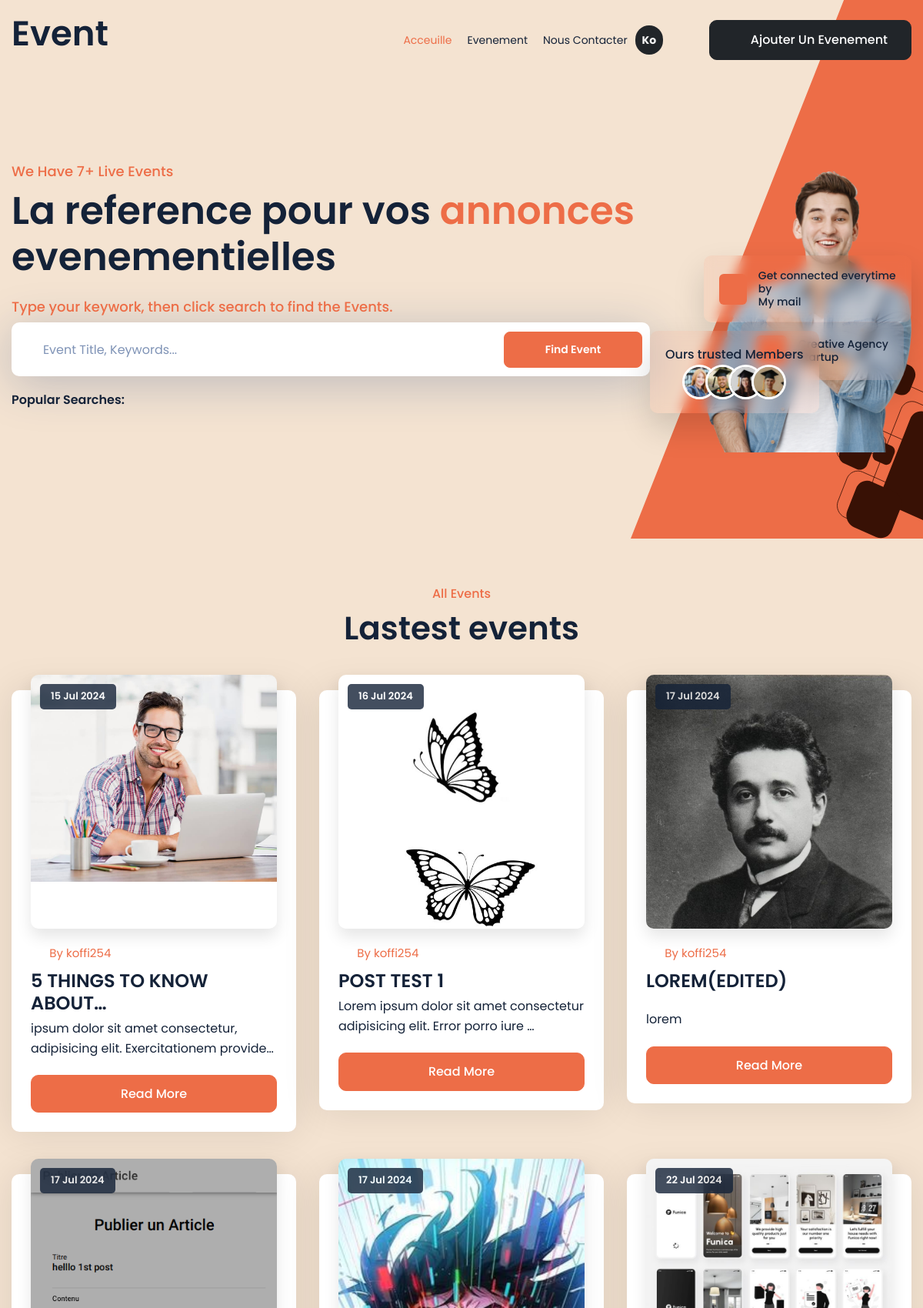
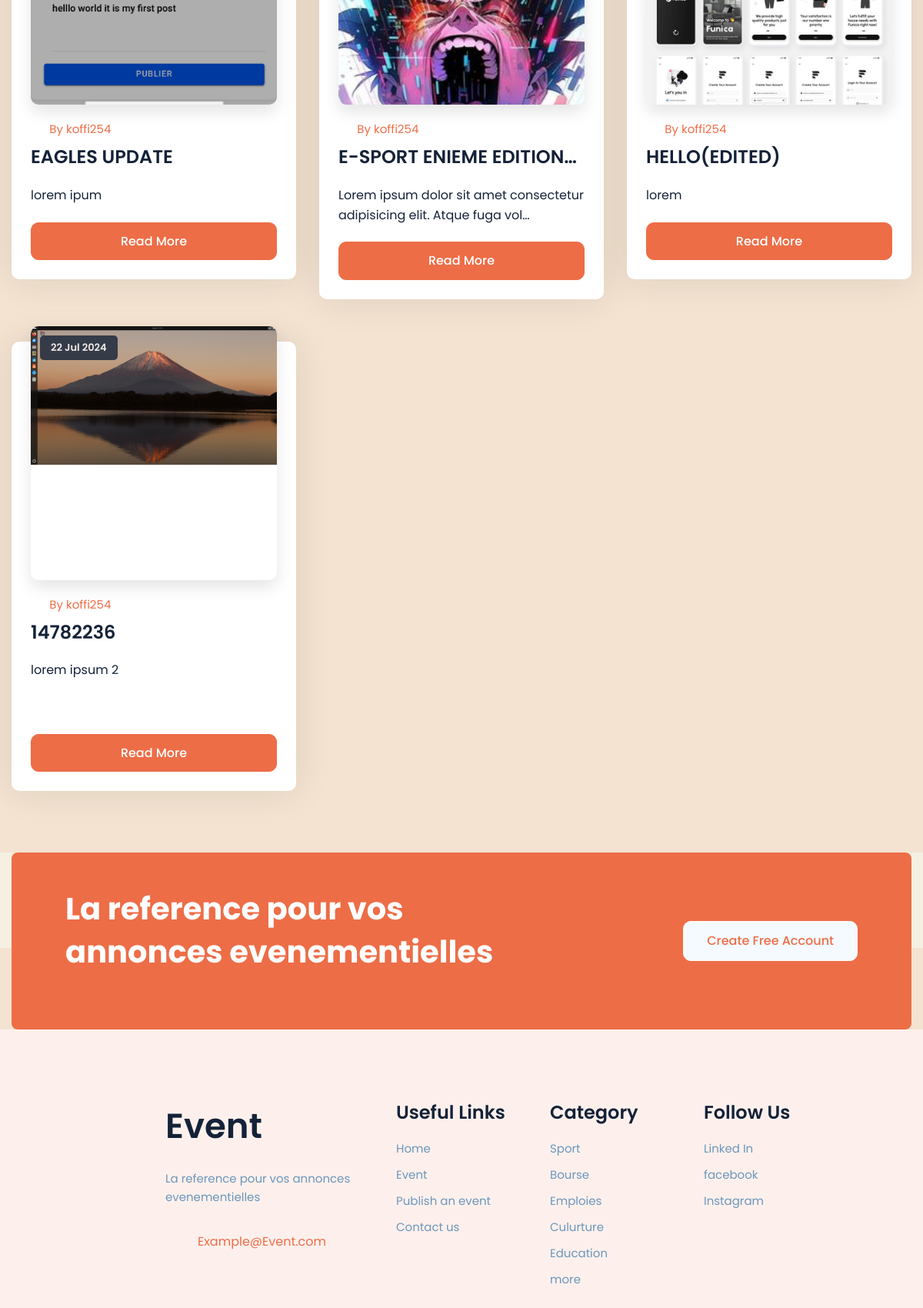
Screenshot of / (signed in, upper part) with the database file from the repository (2 pictures, top to bottom).
### post/models.py (models this page shows, shortened)
class Post(models.Model):
    jid = ShortUUIDField(unique=True, length=6 ,max_length=255, alphabet='1234567890' , editable=False,  prefix='event-')
    title = models.CharField(max_length=50)
    image = models.ImageField(max_length=250, default='default.jpg')
    category = models.ForeignKey(Category,on_delete=models.CASCADE, default='', related_name='category')
    author = models.ForeignKey(ProfileEmployeur,on_delete=models.CASCADE,related_name='author')
    description = models.TextField()
    tag = TaggableManager()
    publication_date = models.DateTimeField(auto_now=False, auto_now_add=True)
    active = models.BooleanField(default=True)

class Category(models.Model):
    cid = ShortUUIDField(unique=True, length=6,max_length=255, alphabet='1234567890' , editable=False,  prefix='cat-')
    title = models.CharField(max_length=50)
    image = models.ImageField(max_length=250, default='default.jpg')
    add_date = models.DateTimeField(auto_now=False, auto_now_add=True)

### user/models.py (models this page shows)
class ProfileEmployeur(models.Model):
    eid = ShortUUIDField(unique=True, max_length=255, length= 20 , primary_key=True , editable=False)
    user = models.OneToOneField(User, on_delete=models.CASCADE, default='')
    active = models.BooleanField(default=True)
    phone = models.CharField(max_length=50, default='')
    facebook_link =  models.URLField(max_length=250, blank=True, null=True, default='')
    instagram_link =  models.URLField(max_length=250, blank=True, null=True, default='')
    twetter_link =  models.URLField(max_length=250, blank=True, null=True, default='')
    youtube_link =  models.URLField(max_length=250, blank=True, null=True, default='')
    linkedin_link =  models.URLField(max_length=250, blank=True, null=True, default='')
    mail = models.EmailField(max_length=150, default='' , blank=True, null=True)
    phone = models.CharField(max_length=150, default='' , blank=True, null=True)
    whatsapp = models.CharField(max_length=150, default='' , blank=True, null=True)
    def __str__(self):
        return self.user.username

### post/views.py (the view)
# urls.py: path('', views.homePage, name='home'),
def homePage(request):
    category = Category.objects.all()
    post = Post.objects.all()
    context = {
        'post':post,
        'category':category,
    }
    return render(request, 'index.html',context)

### Template/index.html (shortened to what this page needs)
{% extends 'base.html' %}
{% load static %}
{% block body %}
<div class="page-content">
	<div class="main-bnr bg-light">
		<div class="container">
			<div class="row align-items-center">
				<div class="col-xl-9 col-lg-12 col-md-12">
					 <h6 class="sub-title wow fadeInUp" data-wow-delay="0.4s">We Have {{post.count}}+ Live Events</h6>
					<h1 class=" wow fadeInUp" id="text" data-wow-delay="0.6s"> La reference pour vos <span class=" text-primary">annonces</span> evenementielles</h1>
					<p class=" text text-primary wow fadeInUp font-w500" data-wow-delay="0.8s">Type your keywork, then click search to find the Events. </p>
				<div class="bnr-search-bar wow fadeInUp" data-wow-delay="1.0s">
							<form class="row align-items-center justify-content-center" style="justify-content: center !important;" action="{% url 'job-search' %}" method="get">
							<div class="col-xl-9 col-lg-8 col-md-9 col-sm-12">
								<div class="row">
									<div class="col-12">
										<div class="search-bar">
											<span>
												<i class="fa-solid fa-magnifying-glass"></i>
											</span>
											<div class="icon-content w-100">
												<input name="title" required="required" class="form-control" placeholder="Event Title, Keywords..." type="text">
											</div>
										</div>
									</div>
								</div>
							</div>
							<div class="col-xl-3 col-lg-4 col-md-3 col-sm-12  text-lg-end text-md-center text-center">
								<button class="btn btn-primary w-100" href="javascript:void(0);">Find Event</button>
							</div>
						</form>
					</div>
					 <h6 class="bottom-contact wow fadeInUp" data-wow-delay="1.2s">
						<span>Popular Searches: </span>
					</h6>
				</div>
			 <div class="col-xl-3 col-lg-5 col-md-12">
					<div class="banner-media">
						<img class="media wow bounceInRight" data-wow-delay="1.4s" src="{% static 'assets/images/home-banner/media-men.png' %}" alt="">
						<ul class="bnr-blocks">
							<li>
								<div class="bnr-block wow fadeInUp anm" data-wow-delay="1.6s" data-speed-x="-1" data-speed-scale="-1">
									<i class="fa-solid fa-envelope"></i>
									<span class="block-text">Get connected everytime by <br>My mail</span>
								</div>
							</li>
							<li>
								<div class="bnr-block wow fadeInUp anm" data-wow-delay="1.6s" data-speed-x="-2" data-speed-scale="-1">
									<i class="fa-solid fa-briefcase"></i>
									<span class="block-text">Creative Agency <br> Startup</span>
								</div>
							</li>
						<li>
								<div class="bnr-block-pics wow fadeInUp anm" data-wow-delay="1.6s" data-speed-x="-3" data-speed-scale="-1">
									<span class="block-text">Ours trusted Members</span>
									<div class="twm-pics">
										<span><img src="{% static 'assets/images/banner/banner-block-pics/pic1.jpg' %}" alt="image"></span>
										<span><img src="{% static 'assets/images/banner/banner-block-pics/pic2.jpg' %}" alt="image"></span>
										<span><img src="{% static 'assets/images/banner/banner-block-pics/pic3.jpg' %}" alt="image"></span>
										<span><img src="{% static 'assets/images/banner/banner-block-pics/pic4.jpg' %}" alt="image"></span>
									</div>
								</div>
							</li>
						</ul>
					</div>
				</div>
			</div>
		</div>
	</div>
	<section class="content-inner overflow-hidden position-relative bg-light">
		<div class="container">
			<div class="section-head text-center">
				<h6 class="text wow fadeInUp" data-wow-delay="0.6s">All Events</h6>
				<h2 class="title wow fadeInUp" data-wow-delay="0.8s">Lastest events </h2>
			</div>
			<div class="row">
			 {% for post in post %}
			 <div class="col-xl-4 col-md-6  m-b30">
				<div class="dz-card style-1 overlay-shine wow fadeInUp" data-wow-delay="1.{{forloop.counter}}s">
					<div class="dz-media">
						<a href="{% url 'job-detail' post.jid %}"><img src="{{post.image.url}}"></a>
						<span class="date"><a href="javascript:void(0)">{{post.publication_date|date:'d M Y'}}</a></span>
					</div>
					<div class="dz-info">
						<div class="dz-meta">
							<ul>
								<li class="post-author text-primary">
									<span>
										<i class="fa-solid fa-user"></i>
									</span>
									By {{post.author}}</li>
							</ul>
						</div>
						<h4 class="dz-title" style="text-transform: uppercase;"><a href="{% url 'job-detail' post.jid %}">{{post.title|truncatechars:23}}</a></h4>
						<p>{{post.description|safe|truncatechars:75}}</p>
						<a href="{% url 'job-detail' post.jid %}" class="btn btn-primary" style="width: 100%;">Read More</a>
					</div>
				</div>
			</div>
			 {% endfor %}
            </div>
		</div>
	</section>
	<div class="container">
		<section class="footer-action wow fadeInUp" data-wow-delay="1.0s">
			<div class="inner-content wow fadeInUp" data-wow-delay="1.2s">
				<div class="row justify-content-between align-items-center">
					<div class="text-center text-xl-start col-xl-7 m-lg-b20">
						<h2 class="title">La reference pour vos annonces evenementielles</h2>
					</div>
					<div class="text-center text-xl-end col-xl-5">
						<a class="btn btn-light btn-lg" href="javascript:void(0);">Create Free Account</a>
					</div>
				</div>
			</div>
		</section>
	</div>
</div>
{% endblock body %}

### Template/base.html (shortened to what this page needs)
{% load static %}
<!DOCTYPE html>
<html lang="en">
<head>
	<link href="{% static 'assets/vendor/animate/animate.css' %}" rel="stylesheet" />
	<link href="{% static 'assets/vendor/magnific-popup/magnific-popup.css' %}" rel="stylesheet" />
	<link href="{% static 'assets/vendor/swiper/swiper-bundle.min.css' %}" rel="stylesheet" />
	<link href="{% static 'assets/vendor/switcher/switcher.css' %}" rel="stylesheet" />
	<link href="{% static 'assets/vendor/rangeslider/rangeslider.css' %}" rel="stylesheet" />
	<link rel="stylesheet" href="{% static 'assets/css/style.css' %}" />
	<link class="skin" rel="stylesheet" href="{% static 'assets/css/skin/skin-1.css' %}" />
</head>
<body data-anm=".anm">
	<div class="page-wraper">
		<header class="site-header mo-left header header-transparent">
			<div class="sticky-header main-bar-wraper navbar-expand-lg">
				<div class="main-bar clearfix">
					<div class="container clearfix">
						<div class="logo-header">
							<a href="/" class="logo-dark">
								<h1 style="font-size: x-larger">Event</h1>
							</a>
						</div>
						<div class="extra-nav">
							<div class="extra-cell">
								<a class="btn btn-dark btn-lg btn-shadow" href="{% url 'addjob' %}">
									<span class="fas fa-bell m-r10"></span>Ajouter un evenement </a>
							</div>
						</div>
						<div class="header-nav navbar-collapse collapse justify-content-end" id="navbarNavDropdown">
							<ul class="nav navbar-nav navbar navbar-left">
								<li><a href="/">Acceuille</a></li>
								<li><a href="{% url 'job' %}">Evenement</a></li>
								<li><a href="{% url 'contact' %}">Nous contacter</a></li>
								{% if request.user.is_authenticated %}
								<li class="sub-menu-down"><a style="padding: 0px;">
									<span class="bg-dark text-ligth" style="padding: 12px 9px; border-radius: 50px;color: whitesmoke;font-weight: 700;"> {{request.user.username|slice:":2"}}</span>
								</a>
								</li>
								{% endif %}
							</ul>
						</div>
					</div>
				</div>
			</div>
		</header>
		{% block body %} {% endblock body %}
		<footer class="site-footer style-1 position-relative">
			<div class="footer-top bg-light sapping">
				<div class="container">
					<div class="row p-50">
						<div class="col-lg-2"></div>
						<div class="col-lg-3 col-md-12 col-sm-12">
							<div class="widget wow fadeInUp text-center text-lg-start" data-wow-delay="1.4s">
								<div class="footer-logo">
									<a href="/" class="logo-dark">
										<h1 style="font-size: x-larger">Event</h1>
									</a>
								</div>
								<p>
									La reference pour vos annonces evenementielles
								</p>
								<div class="widget_getintuch">
									<ul>
										<li class="text-center">
											<i class="fa-regular fa-comments"></i>
											Example@Event.com
										</li>
									</ul>
								</div>
							</div>
						</div>
						<div class="col-lg-6 col-md-12 col-sm-12">
							<div class="row">
								<div class="col-lg-4 col-md-4 col-sm-4 col-6">
									<div class="widget widget_links wow fadeInUp" data-wow-delay="1.6s">
										<h4 class="footer-title">Useful Links</h4>
										<ul>
											<li><a href="/">Home</a></li>
											<li><a href="{% url 'job' %}">Event</a></li>
											<li><a href="javascript:void(0);">Publish an event</a></li>
											<li><a href="{% url 'contact' %}">Contact us</a></li>
										</ul>
									</div>
								</div>
								<div class="col-lg-4 col-md-4 col-sm-4 col-6">
									<div class="widget widget_links wow fadeInUp" data-wow-delay="1.8s">
										<h4 class="footer-title">Category</h4>
										<ul>
											{% for category in category %} {% if forloop.counter < 6 %} <li>
												<a href="{% url 'cat-job' category.cid %}">{{category.title}}</a>
												</li>
												{% endif %} {% endfor %}
												<li><a href="{% url 'category' %}">more</a></li>
										</ul>
									</div>
								</div>
								<div class="col-lg-4 col-md-4 col-sm-4 col-6">
									<div class="widget widget_links wow fadeInUp" data-wow-delay="2.0s">
										<h4 class="footer-title">Follow Us</h4>
										<ul>
											<li><a href="javascript:void(0);">Linked In </a></li>
											<li><a href="javascript:void(0);">facebook</a></li>
											<li><a href="javascript:void(0);">Instagram</a></li>
										</ul>
									</div>
								</div>
							</div>
						</div>
					</div>
				</div>
			</div>
		</footer>
	</div>
</body>
</html>

### static/assets/css/skin/skin-1.css (style rules this page uses)
:root { --secondary: #145650; --primary: #ed6d47; --primary-hover: #f15728; --primary-dark: #381105; --rgba-primary-0: rgba(237, 109, 71); --rgba-primary-1: rgba(237, 109, 71,0.1); --rgba-primary-3: rgba(237, 109, 71,0.3); --rgba-primary-2: rgba(237, 109, 71,0.2); --rgba-primary-4: rgba(237, 109, 71,0.4); --rgba-primary-5: rgba(237, 109, 71,0.5); --rgba-primary-05: rgba(237, 109, 71,0.05); --rgba-primary-6: rgba(237, 109, 71,0.6); --rgba-primary-7: rgba(237, 109, 71,0.7); --rgba-primary-8: rgba(237, 109, 71,0.8); --rgba-primary-9: rgba(237, 109, 71,0.9); --secondary: #232323; --theme-text-color: #fff; --title: #142238; }

### Template/base.html (style rules this page uses)
.header-nav .nav > li.menu-item-has-children > a:after, .header-nav .nav > li.sub-menu-down > a:after { display: none !important; }
body { background-color: #f5f0e1 !important; }

### rows the page displays
Post: image (picture), publication_date "15 Jul 2024", author "koffi254", title "5 THINGS TO KNOW ABOUT…", description "ipsum dolor sit amet consectetur, adipisicing elit. Exercitationem provide…"
Post: image (picture), publication_date "16 Jul 2024", author "koffi254", title "POST TEST 1", description "Lorem ipsum dolor sit amet consectetur adipisicing elit. Error porro iure …"
Post: image (picture), publication_date "17 Jul 2024", author "koffi254", title "LOREM(EDITED)", description "lorem"
Post: image (picture), publication_date "17 Jul 2024", author "koffi254", title "EAGLES UPDATE", description "lorem ipum"
Post: image (picture), publication_date "17 Jul 2024", author "koffi254", title "E-SPORT ENIEME EDITION…", description "Lorem ipsum dolor sit amet consectetur adipisicing elit. Atque fuga vol…"
Post: image (picture), publication_date "22 Jul 2024", author "koffi254", title "HELLO(EDITED)", description "lorem"
Post: image (picture), publication_date "22 Jul 2024", author "koffi254", title "14782236", description "lorem ipsum 2"
Category: title "Sport"
Category: title "Bourse"
Category: title "Emploies"
Category: title "Culurture"
Category: title "Education"

### other values shown
{{ request.user.username|slice:":2" }} "Ko"
{{ post.count }} "7"
